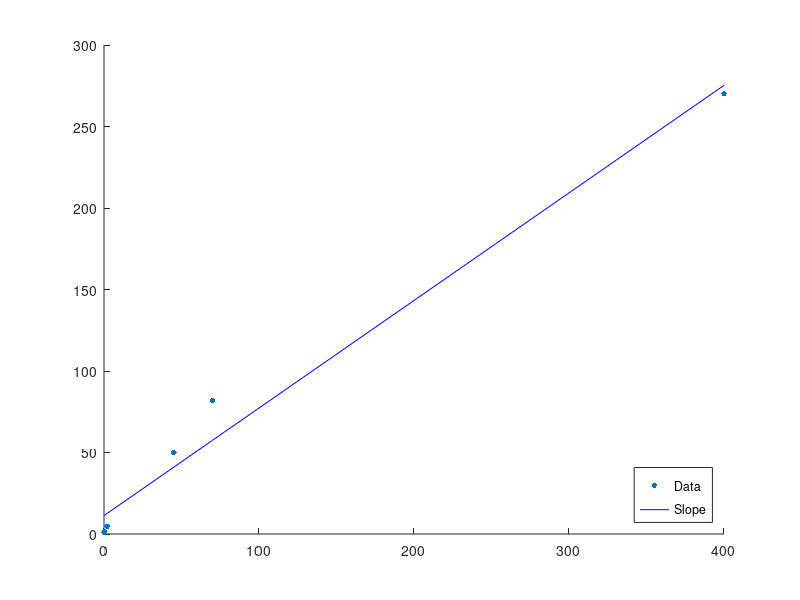
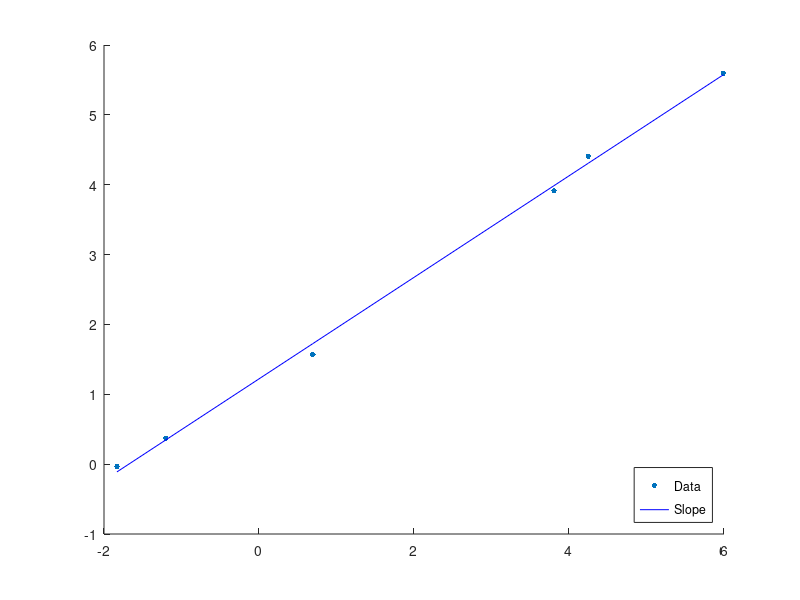

MATLAB code for these plots, in order:
% Mass (kg) vs metabolism (w)
data = [
    400 270 % Cow
    70  82  % Human
    45  50  % Sheep
    2   4.8 % Hen
    0.3 1.45 % Rat
    0.16 0.97 % Dove
    ];
f1 =figure;
x = data(:,1);
%x = log(x);
y = data(:,2);
%y = log(y);

X = [ones(length(x),1),x];
b = X\y;
yCalc2 = X*b;
scatter(x,y,150,'red','.');
hold on
plot(x, yCalc2, 'b');
legend('Data', 'Slope', 'Location','southeast');
Rsq1 = 1 - sum((y - yCalc2).^2/sum(y - mean(y)).^2);

fprintf("The R-squared value is %f\n", Rsq1);
fprintf("The linar model is %fx+%f\n", b(2), b(1)); %b(2) is the coefficient of x (y = ax+b)
disp(b);
%f1 = figure;
%plot(m,p)
%f2 = figure;
%loglog(x,y)
f2  = figure;
x = data(:,1);
x = log(x);
y = data(:,2);
y = log(y);

X = [ones(length(x),1),x];
b = X\y;
yCalc2 = X*b;
scatter(x,y,150,'red','.');
hold on
plot(x, yCalc2, 'b');
legend('Data', 'Slope', 'Location','southeast');
Rsq1 = 1 - sum((y - yCalc2).^2/sum(y - mean(y)).^2);

fprintf("The logarithmic R-squared value is %f\n", Rsq1);
fprintf("The  logarithmic linar model is %fx+%f\n", b(2), b(1)); %b(2) is the coefficient of x (y = ax+b)
disp(b);

